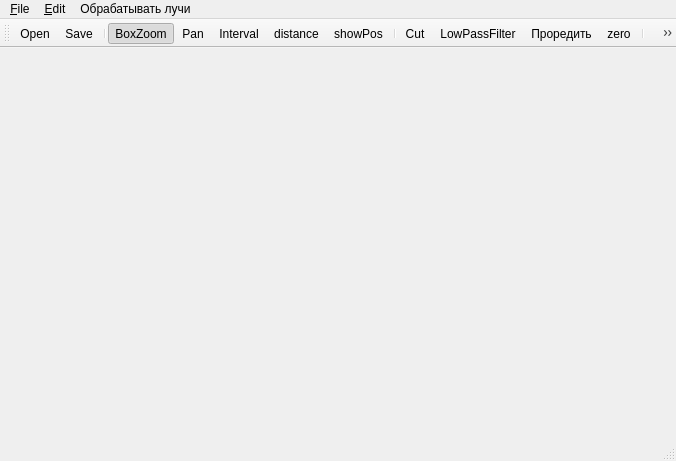
<?xml version="1.0" encoding="UTF-8"?>
<ui version="4.0">
 <class>MainWindow</class>
 <widget class="QMainWindow" name="MainWindow">
  <property name="geometry">
   <rect>
    <x>0</x>
    <y>0</y>
    <width>676</width>
    <height>461</height>
   </rect>
  </property>
  <property name="windowTitle">
   <string>Lvm edit</string>
  </property>
  <property name="windowIcon">
   <iconset resource="res.qrc">
    <normaloff>:/icons/Gnome-Applications-Accessories-32.png</normaloff>:/icons/Gnome-Applications-Accessories-32.png</iconset>
  </property>
  <widget class="QWidget" name="centralwidget">
   <layout class="QVBoxLayout" name="verticalLayout">
    <item>
     <widget class="MatplotlibWidget" name="mplwidget" native="true"/>
    </item>
   </layout>
  </widget>
  <widget class="QMenuBar" name="menubar">
   <property name="geometry">
    <rect>
     <x>0</x>
     <y>0</y>
     <width>676</width>
     <height>21</height>
    </rect>
   </property>
   <widget class="QMenu" name="menu_File">
    <property name="title">
     <string>&amp;File</string>
    </property>
    <addaction name="actionOpen"/>
    <addaction name="actionSave"/>
    <addaction name="actionSave_copy_from_setup"/>
    <addaction name="separator"/>
    <addaction name="actionExit"/>
   </widget>
   <widget class="QMenu" name="menuEdit">
    <property name="title">
     <string>&amp;Edit</string>
    </property>
    <addaction name="actionBoxZoom"/>
    <addaction name="actionPan"/>
    <addaction name="actionInterval"/>
    <addaction name="actionShowPos"/>
    <addaction name="separator"/>
    <addaction name="actionCut"/>
   </widget>
   <widget class="QMenu" name="menu">
    <property name="title">
     <string>Обрабатывать лучи</string>
    </property>
    <addaction name="actionRayA"/>
    <addaction name="actionRayB"/>
    <addaction name="separator"/>
    <addaction name="actionScaleRays"/>
    <addaction name="actionExchangeRays"/>
   </widget>
   <addaction name="menu_File"/>
   <addaction name="menuEdit"/>
   <addaction name="menu"/>
  </widget>
  <widget class="QStatusBar" name="statusbar"/>
  <widget class="QToolBar" name="toolBar">
   <property name="windowTitle">
    <string>toolBar</string>
   </property>
   <attribute name="toolBarArea">
    <enum>TopToolBarArea</enum>
   </attribute>
   <attribute name="toolBarBreak">
    <bool>false</bool>
   </attribute>
   <addaction name="actionOpen"/>
   <addaction name="actionSave"/>
   <addaction name="separator"/>
   <addaction name="actionBoxZoom"/>
   <addaction name="actionPan"/>
   <addaction name="actionInterval"/>
   <addaction name="actionDistance"/>
   <addaction name="actionShowPos"/>
   <addaction name="separator"/>
   <addaction name="actionCut"/>
   <addaction name="actionLowPassFilter"/>
   <addaction name="actionThinout"/>
   <addaction name="actionZero"/>
   <addaction name="separator"/>
   <addaction name="actionDrawCurve"/>
   <addaction name="actionPolyfit"/>
   <addaction name="actionApplyCurve"/>
   <addaction name="actionClearCurve"/>
   <addaction name="separator"/>
   <addaction name="actionScaleY"/>
   <addaction name="actionExp"/>
   <addaction name="separator"/>
   <addaction name="actionRayA"/>
   <addaction name="actionRayB"/>
   <addaction name="separator"/>
   <addaction name="actionExit"/>
  </widget>
  <action name="actionOpen">
   <property name="icon">
    <iconset resource="res.qrc">
     <normaloff>:/icons/fileopen-32.png</normaloff>:/icons/fileopen-32.png</iconset>
   </property>
   <property name="text">
    <string>&amp;Open</string>
   </property>
   <property name="toolTip">
    <string>Открыть файл</string>
   </property>
   <property name="shortcut">
    <string>Ctrl+O</string>
   </property>
  </action>
  <action name="actionSave">
   <property name="icon">
    <iconset resource="res.qrc">
     <normaloff>:/icons/filesave-32.png</normaloff>:/icons/filesave-32.png</iconset>
   </property>
   <property name="text">
    <string>&amp;Save</string>
   </property>
   <property name="toolTip">
    <string>Сохранить файл</string>
   </property>
   <property name="shortcut">
    <string>Ctrl+S</string>
   </property>
  </action>
  <action name="actionBoxZoom">
   <property name="checkable">
    <bool>true</bool>
   </property>
   <property name="checked">
    <bool>true</bool>
   </property>
   <property name="icon">
    <iconset resource="res.qrc">
     <normaloff>:/icons/Gnome-Zoom-Fit-Best-32.png</normaloff>:/icons/Gnome-Zoom-Fit-Best-32.png</iconset>
   </property>
   <property name="text">
    <string>BoxZoom</string>
   </property>
   <property name="toolTip">
    <string>Масштабирование изображения</string>
   </property>
   <property name="shortcut">
    <string>Z</string>
   </property>
  </action>
  <action name="actionPan">
   <property name="checkable">
    <bool>true</bool>
   </property>
   <property name="icon">
    <iconset resource="res.qrc">
     <normaloff>:/icons/Mouse_32.png</normaloff>:/icons/Mouse_32.png</iconset>
   </property>
   <property name="text">
    <string>Pan</string>
   </property>
   <property name="toolTip">
    <string>Перетаскивание</string>
   </property>
   <property name="shortcut">
    <string>P</string>
   </property>
  </action>
  <action name="actionInterval">
   <property name="checkable">
    <bool>true</bool>
   </property>
   <property name="icon">
    <iconset resource="res.qrc">
     <normaloff>:/icons/Pen-marker-32.png</normaloff>:/icons/Pen-marker-32.png</iconset>
   </property>
   <property name="text">
    <string>Interval</string>
   </property>
   <property name="toolTip">
    <string>Выделение интервала</string>
   </property>
   <property name="shortcut">
    <string>I</string>
   </property>
  </action>
  <action name="actionCut">
   <property name="icon">
    <iconset resource="res.qrc">
     <normaloff>:/icons/Gnome-Edit-Cut-32.png</normaloff>:/icons/Gnome-Edit-Cut-32.png</iconset>
   </property>
   <property name="text">
    <string>Cut</string>
   </property>
   <property name="toolTip">
    <string>Вырезать интервал</string>
   </property>
   <property name="shortcut">
    <string>Ctrl+X</string>
   </property>
  </action>
  <action name="actionExit">
   <property name="icon">
    <iconset resource="res.qrc">
     <normaloff>:/icons/Error-32.png</normaloff>:/icons/Error-32.png</iconset>
   </property>
   <property name="text">
    <string>&amp;Exit</string>
   </property>
   <property name="toolTip">
    <string>Выход</string>
   </property>
   <property name="shortcut">
    <string>Alt+X</string>
   </property>
  </action>
  <action name="actionShowPos">
   <property name="checkable">
    <bool>true</bool>
   </property>
   <property name="icon">
    <iconset resource="res.qrc">
     <normaloff>:/icons/altimeter_32.png</normaloff>:/icons/altimeter_32.png</iconset>
   </property>
   <property name="text">
    <string>showPos</string>
   </property>
   <property name="toolTip">
    <string>Показывать координаты</string>
   </property>
  </action>
  <action name="actionDrawCurve">
   <property name="checkable">
    <bool>true</bool>
   </property>
   <property name="icon">
    <iconset resource="res.qrc">
     <normaloff>:/icons/pencil.png</normaloff>:/icons/pencil.png</iconset>
   </property>
   <property name="text">
    <string>DrawCurve</string>
   </property>
   <property name="toolTip">
    <string>Рисование кривой</string>
   </property>
  </action>
  <action name="actionApplyCurve">
   <property name="icon">
    <iconset resource="res.qrc">
     <normaloff>:/icons/apply.png</normaloff>:/icons/apply.png</iconset>
   </property>
   <property name="text">
    <string>ApplyCurve</string>
   </property>
   <property name="toolTip">
    <string>Применить кривую к лучу</string>
   </property>
  </action>
  <action name="actionClearCurve">
   <property name="icon">
    <iconset resource="res.qrc">
     <normaloff>:/icons/trash-full.png</normaloff>:/icons/trash-full.png</iconset>
   </property>
   <property name="text">
    <string>ClearCurve</string>
   </property>
   <property name="toolTip">
    <string>Удалить кривую</string>
   </property>
  </action>
  <action name="actionDistance">
   <property name="checkable">
    <bool>true</bool>
   </property>
   <property name="icon">
    <iconset resource="res.qrc">
     <normaloff>:/icons/measure.png</normaloff>:/icons/measure.png</iconset>
   </property>
   <property name="text">
    <string>distance</string>
   </property>
   <property name="toolTip">
    <string>Измерение расстояний</string>
   </property>
   <property name="shortcut">
    <string>D</string>
   </property>
  </action>
  <action name="actionLowPassFilter">
   <property name="icon">
    <iconset resource="res.qrc">
     <normaloff>:/icons/filter_32x32.png</normaloff>:/icons/filter_32x32.png</iconset>
   </property>
   <property name="text">
    <string>LowPassFilter</string>
   </property>
   <property name="toolTip">
    <string>Частотная фильтрация сигнала</string>
   </property>
  </action>
  <action name="actionScaleY">
   <property name="icon">
    <iconset resource="res.qrc">
     <normaloff>:/icons/Fullscreen.png</normaloff>:/icons/Fullscreen.png</iconset>
   </property>
   <property name="text">
    <string>scaleY</string>
   </property>
   <property name="toolTip">
    <string>масштабировать луч на выбранном интервале</string>
   </property>
  </action>
  <action name="actionRayA">
   <property name="checkable">
    <bool>true</bool>
   </property>
   <property name="icon">
    <iconset resource="res.qrc">
     <normaloff>:/icons/Blue Ball.png</normaloff>:/icons/Blue Ball.png</iconset>
   </property>
   <property name="text">
    <string>канал 1</string>
   </property>
   <property name="toolTip">
    <string>обрабатывать синюю кривую</string>
   </property>
  </action>
  <action name="actionRayB">
   <property name="checkable">
    <bool>true</bool>
   </property>
   <property name="icon">
    <iconset resource="res.qrc">
     <normaloff>:/icons/Green Ball.png</normaloff>:/icons/Green Ball.png</iconset>
   </property>
   <property name="text">
    <string>канал 2</string>
   </property>
   <property name="toolTip">
    <string>обрабатывать зеленую кривую</string>
   </property>
  </action>
  <action name="actionExp">
   <property name="checkable">
    <bool>true</bool>
   </property>
   <property name="icon">
    <iconset resource="res.qrc">
     <normaloff>:/icons/line.png</normaloff>
     <normalon>:/icons/exp.png</normalon>:/icons/line.png</iconset>
   </property>
   <property name="text">
    <string>exp</string>
   </property>
   <property name="toolTip">
    <string>экспоненциальное/линейное стягивание</string>
   </property>
  </action>
  <action name="actionPolyfit">
   <property name="icon">
    <iconset resource="res.qrc">
     <normaloff>:/icons/polyfit.png</normaloff>:/icons/polyfit.png</iconset>
   </property>
   <property name="text">
    <string>polyfit</string>
   </property>
   <property name="toolTip">
    <string>Аппроксимация полиномом</string>
   </property>
  </action>
  <action name="actionThinout">
   <property name="icon">
    <iconset resource="res.qrc">
     <normaloff>:/icons/thinout.png</normaloff>:/icons/thinout.png</iconset>
   </property>
   <property name="text">
    <string>Проредить</string>
   </property>
   <property name="toolTip">
    <string>проредить точки</string>
   </property>
  </action>
  <action name="actionSave_copy_from_setup">
   <property name="icon">
    <iconset resource="res.qrc">
     <normaloff>:/icons/filesave-32.png</normaloff>:/icons/filesave-32.png</iconset>
   </property>
   <property name="text">
    <string>Save(copy from setup)</string>
   </property>
   <property name="toolTip">
    <string>Скопировать описатель и сохранить</string>
   </property>
  </action>
  <action name="actionZero">
   <property name="icon">
    <iconset resource="res.qrc">
     <normaloff>:/icons/zero.png</normaloff>:/icons/zero.png</iconset>
   </property>
   <property name="text">
    <string>zero</string>
   </property>
   <property name="toolTip">
    <string>установка нуля</string>
   </property>
  </action>
  <action name="actionScaleRays">
   <property name="text">
    <string>scaleRays</string>
   </property>
  </action>
  <action name="actionExchangeRays">
   <property name="text">
    <string>exchangeRays</string>
   </property>
  </action>
 </widget>
 <customwidgets>
  <customwidget>
   <class>MatplotlibWidget</class>
   <extends>QWidget</extends>
   <header>matplotlibwidget</header>
  </customwidget>
 </customwidgets>
 <resources>
  <include location="res.qrc"/>
 </resources>
 <connections>
  <connection>
   <sender>actionExit</sender>
   <signal>triggered()</signal>
   <receiver>MainWindow</receiver>
   <slot>close()</slot>
   <hints>
    <hint type="sourcelabel">
     <x>-1</x>
     <y>-1</y>
    </hint>
    <hint type="destinationlabel">
     <x>319</x>
     <y>239</y>
    </hint>
   </hints>
  </connection>
 </connections>
</ui>
